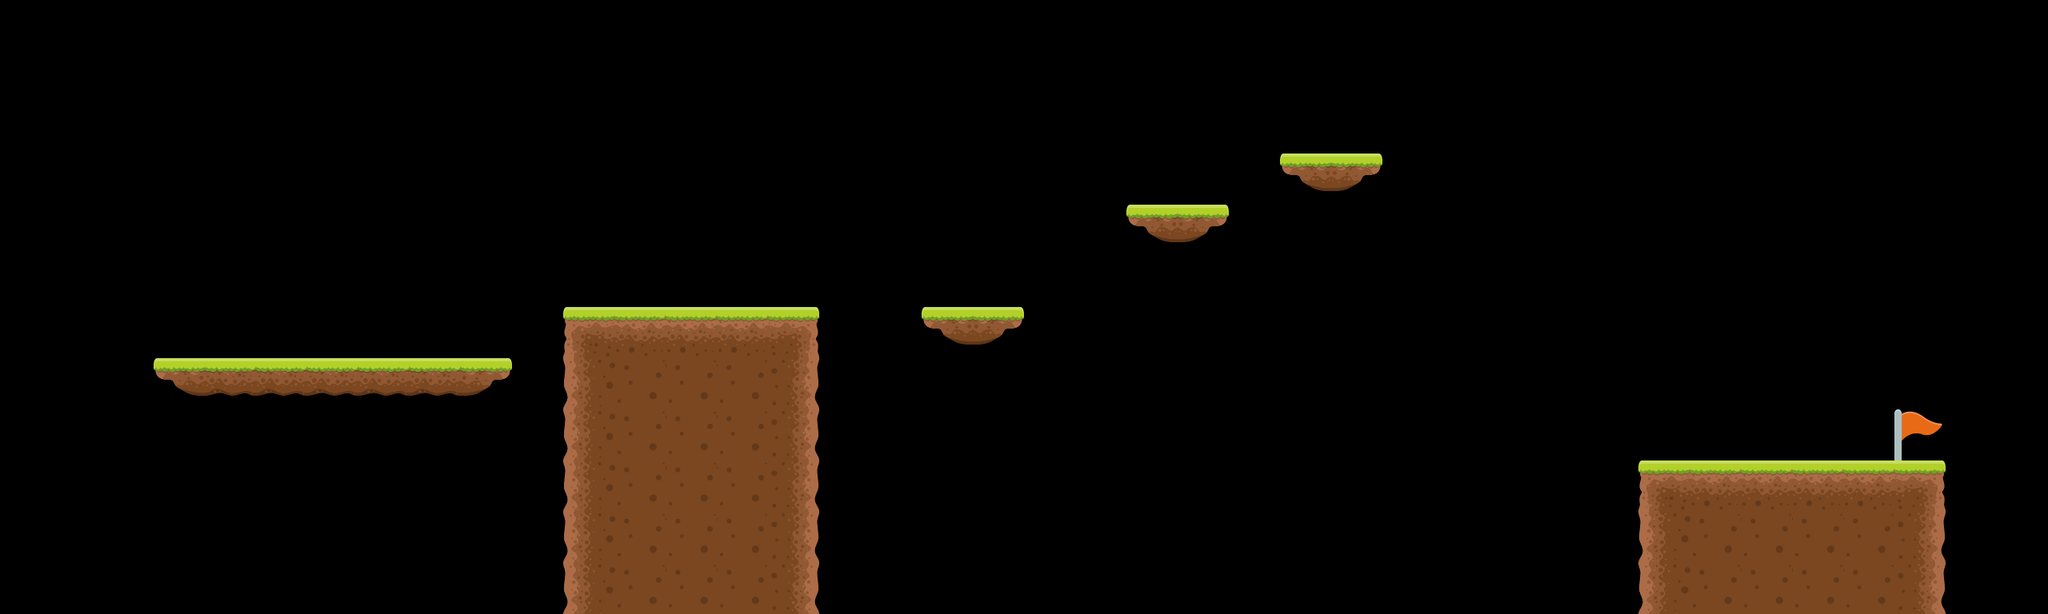

The image is a tile-based game level rendered from a .tmx file. Its description and complete source (layers, tilesets, objects, tile grids) follow:
An orthogonal 40x12 tile map with 64x64 px tiles, 1 tile layer (Camada de Tiles 1), 2 tilesets and 12 objects.

<map version="1.8" tiledversion="1.8.2" orientation="orthogonal" renderorder="right-down" width="40" height="12" tilewidth="64" tileheight="64" infinite="0" nextlayerid="6" nextobjectid="34">
 <editorsettings>
  <export target="level2.lua" format="lua" />
 </editorsettings>
 <tileset firstgid="1" name="platformer" tilewidth="64" tileheight="64" tilecount="9" columns="3">
  <image source="tileset.png" width="192" height="192" />
 </tileset>
 <tileset firstgid="10" name="Flag" tilewidth="64" tileheight="64" tilecount="1" columns="1">
  <image source="flag.png" width="64" height="64" />
 </tileset>
 <layer id="1" name="Camada de Tiles 1" width="40" height="12">
  <data encoding="csv">
0,0,0,0,0,0,0,0,0,0,0,0,0,0,0,0,0,0,0,0,0,0,0,0,0,0,0,0,0,0,0,0,0,0,0,0,0,0,0,0,
0,0,0,0,0,0,0,0,0,0,0,0,0,0,0,0,0,0,0,0,0,0,0,0,0,0,0,0,0,0,0,0,0,0,0,0,0,0,0,0,
0,0,0,0,0,0,0,0,0,0,0,0,0,0,0,0,0,0,0,0,0,0,0,0,0,0,0,0,0,0,0,0,0,0,0,0,0,0,0,0,
0,0,0,0,0,0,0,0,0,0,0,0,0,0,0,0,0,0,0,0,0,0,0,0,0,7,9,0,0,0,0,0,0,0,0,0,0,0,0,0,
0,0,0,0,0,0,0,0,0,0,0,0,0,0,0,0,0,0,0,0,0,0,7,9,0,0,0,0,0,0,0,0,0,0,0,0,0,0,0,0,
0,0,0,0,0,0,0,0,0,0,0,0,0,0,0,0,0,0,0,0,0,0,0,0,0,0,0,0,0,0,0,0,0,0,0,0,0,0,0,0,
0,0,0,0,0,0,0,0,0,0,0,1,2,2,2,3,0,0,7,9,0,0,0,0,0,0,0,0,0,0,0,0,0,0,0,0,0,0,0,0,
0,0,0,7,8,8,8,8,8,9,0,4,5,5,5,6,0,0,0,0,0,0,0,0,0,0,0,0,0,0,0,0,0,0,0,0,0,0,0,0,
0,0,0,0,0,0,0,0,0,0,0,4,5,5,5,6,0,0,0,0,0,0,0,0,0,0,0,0,0,0,0,0,0,0,0,0,0,10,0,0,
0,0,0,0,0,0,0,0,0,0,0,4,5,5,5,6,0,0,0,0,0,0,0,0,0,0,0,0,0,0,0,0,1,2,2,2,2,3,0,0,
0,0,0,0,0,0,0,0,0,0,0,4,5,5,5,6,0,0,0,0,0,0,0,0,0,0,0,0,0,0,0,0,4,5,5,5,5,6,0,0,
0,0,0,0,0,0,0,0,0,0,0,4,5,5,5,6,0,0,0,0,0,0,0,0,0,0,0,0,0,0,0,0,4,5,5,5,5,6,0,0
</data>
 </layer>
 <objectgroup id="4" name="Flag">
  <object id="26" x="2368" y="512" width="64" height="64" />
 </objectgroup>
 <objectgroup id="3" name="Inimigo">
  <object id="20" x="832" y="960" width="128" />
  <object id="22" x="2240" y="512" width="64" height="64" />
  <object id="24" x="832" y="1088" />
  <object id="25" x="832" y="320" width="64" height="64" />
 </objectgroup>
 <objectgroup id="2" name="Plataformas">
  <object id="19" x="192" y="448" width="448" height="64" />
  <object id="29" x="704" y="384" width="320" height="384" />
  <object id="30" x="1152" y="384" width="128" height="64" />
  <object id="31" x="1408" y="256" width="128" height="64" />
  <object id="32" x="1600" y="192" width="128" height="64" />
  <object id="33" x="2048" y="576" width="384" height="192" />
 </objectgroup>
 <objectgroup id="5" name="Start">
  <object id="28" x="256" y="320" width="64" height="64" />
 </objectgroup>
</map>
